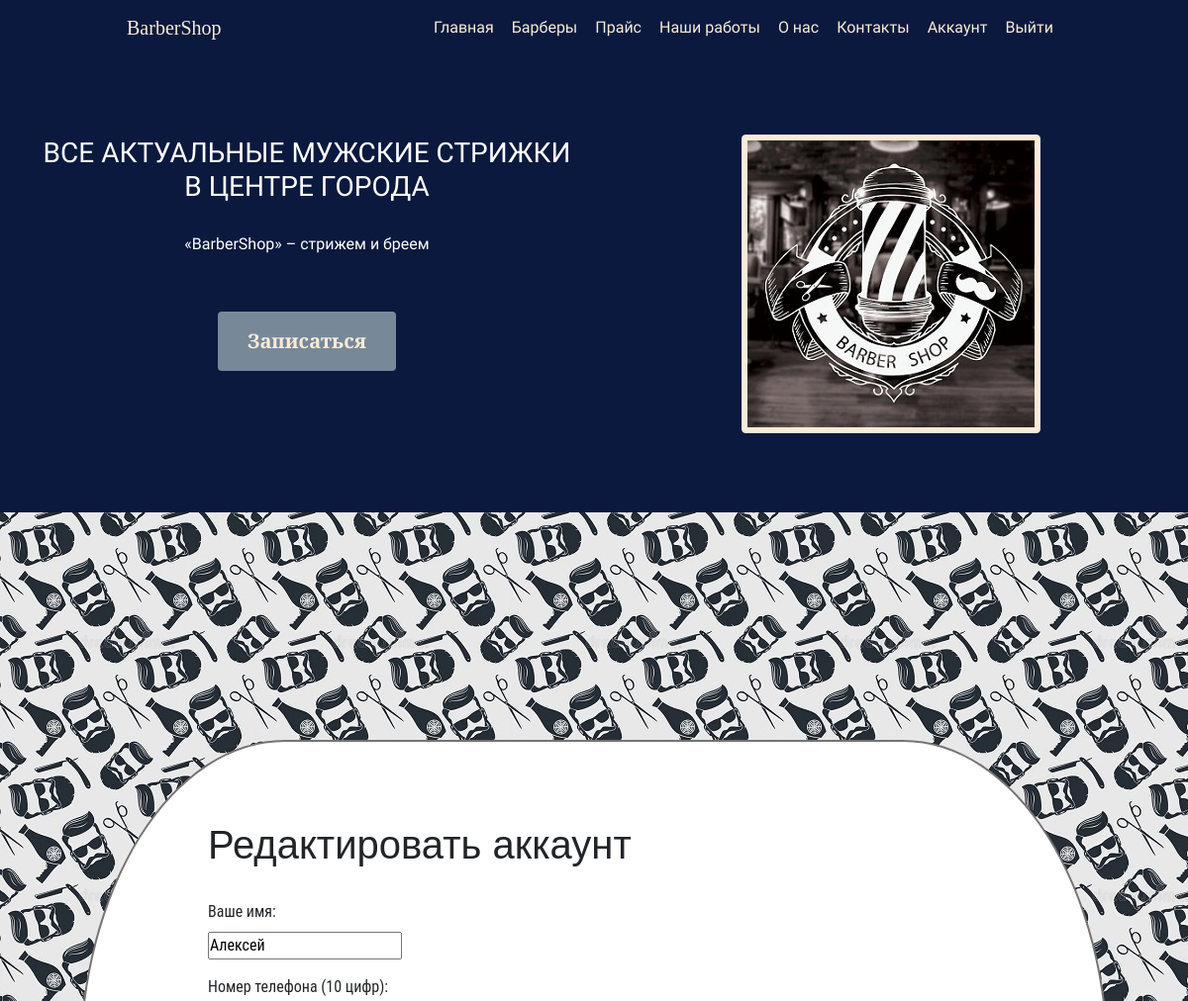
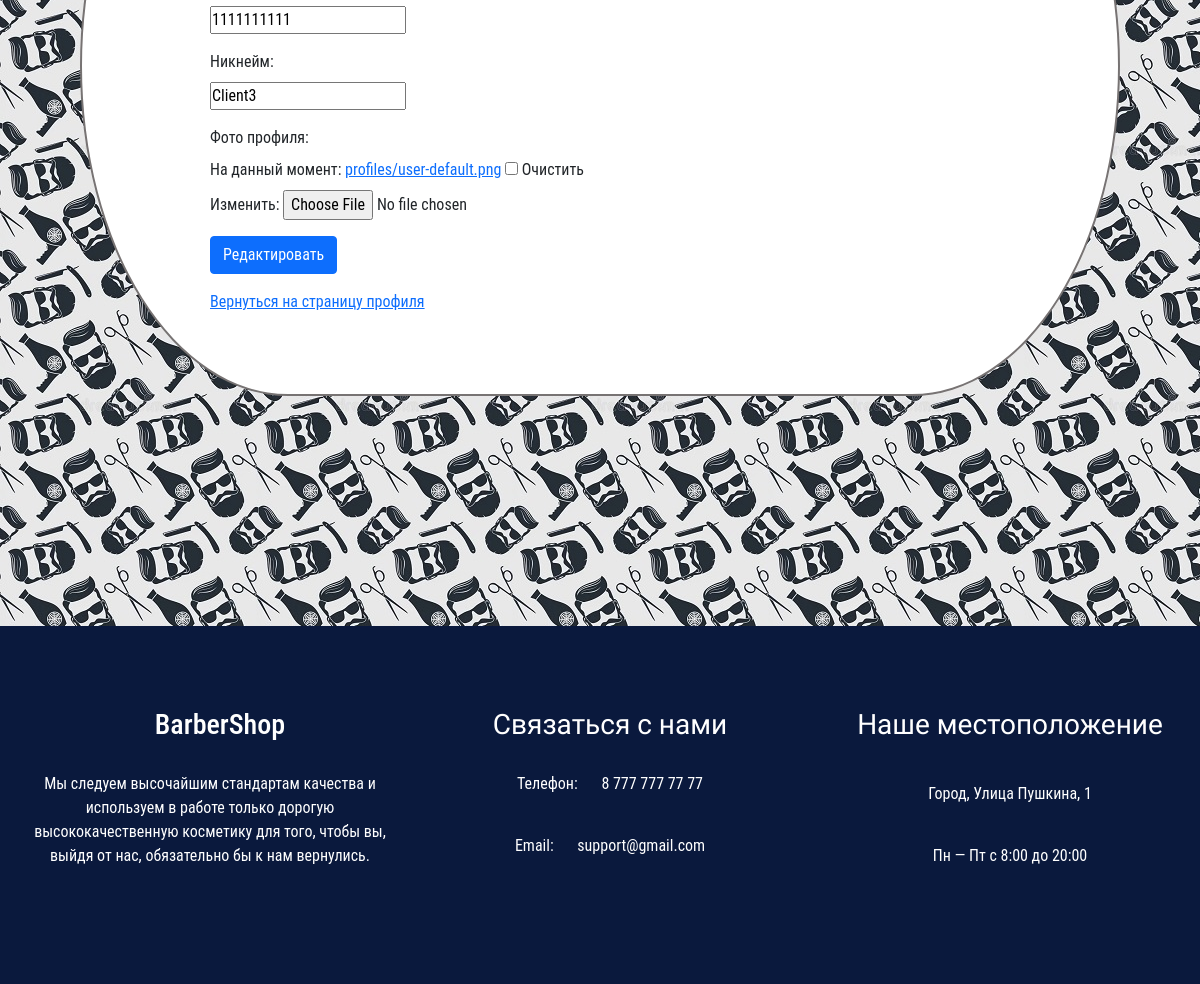
Screenshot of /user/edit-account/ (signed in) with the database file from the repository (2 pictures, top to bottom).
### user/models.py (models this page shows, shortened)
class Profile(models.Model):
    user = models.OneToOneField(User, on_delete=models.CASCADE, blank=True, null=True)
    name = models.CharField(max_length=20, blank=True, null=True, verbose_name="Имя")
    phone_number = models.CharField(max_length=10, blank=True, null=True, unique=True, verbose_name="Номер телефона")
    username = models.CharField(max_length=20, blank=True, null=True, unique=True, verbose_name="Никнейм")
    profile_image = models.ImageField(upload_to='profiles/', blank=True, null=True, default='profiles/user-default.png')
    created = models.DateTimeField(auto_now_add=True, verbose_name="Был добавлен")
    class Meta:
        verbose_name = 'Профиль'
        verbose_name_plural = 'Профили'
        ordering = ['-created']

### user/views.py (the view, shortened to what this page needs)
# urls.py: path('edit-account/', views.edit_account, name='edit-account'),
@login_required(login_url='login')
def edit_account(request):
    profile = request.user.profile
    form = ProfileForm(instance=profile)
    context = {'form': form}
    return render(request, 'user/profile-form.html', context)

### user/forms.py
class ProfileForm(ModelForm):
    class Meta:
        model = Profile
        fields = '__all__'
        exclude = ['user', 'created']
        labels = {
            'username': 'Никнейм',
            'name': 'Ваше имя',
            'phone_number': 'Номер телефона (10 цифр)',
            'profile_image': 'Фото профиля'
        }

### user/templates/user/profile-form.html (shortened to what this page needs)
{% extends 'barbershop/base.html' %}
{% block content %}
{% load static %}
<div class="auth">
    <div class="card">
        <h1 id="profile_edit">Редактировать аккаунт</h1>
        <br>
        <form action="{% url 'edit-account' %}" method="post" enctype="multipart/form-data">
            {% for field in form %}
            <div class="form-group row">
            <label for="formInput#text">{{ field.label }}:</label>
            <div class="col-sm-10">
                {{ field }}
            </div>
            </div>
            {% endfor %}
            <div class="form-group row">
                <div class="col-sm-10">
                    <button class="btn btn-primary" type="submit">Редактировать</button>
                </div>
            </div>
        </form>
        <a class="backButton" href="{% url 'user_account' %}">Вернуться на страницу профиля</a>
    </div>
</div>
{% endblock %}

### barbershop/static/css/style.css (style rules this page uses)
* { margin: 0; padding: 0; font-family: 'Roboto Condensed', sans-serif; }
h1 { padding: 80px 0; font-family: 'Playfair Display SC', serif; }
.auth { width: 100%; position: relative; z-index: 1; background: transparent; height: 140vh; display: flex; justify-content: center; align-items: center; background: url(../barbershop/pattern.jpg); }
.auth > .card { border: 2px solid rgb(119, 115, 115); border-radius: 20% / 50%; padding: 3rem 4rem; width: 55%; max-width: 65rem; }
@media screen and (min-width: 650px) { .auth > .card { padding: 5rem 8rem; width: 95%; max-width: 65rem; } }
#profile_edit { padding: 0; font-family: sans-serif; }

### rows the page displays
Profile: form "Алексей" "1111111111" "Client3"

### other values shown
{{ field.label }} "Ваше имя" "Номер телефона (10 цифр)" "Никнейм" "Фото профиля"
